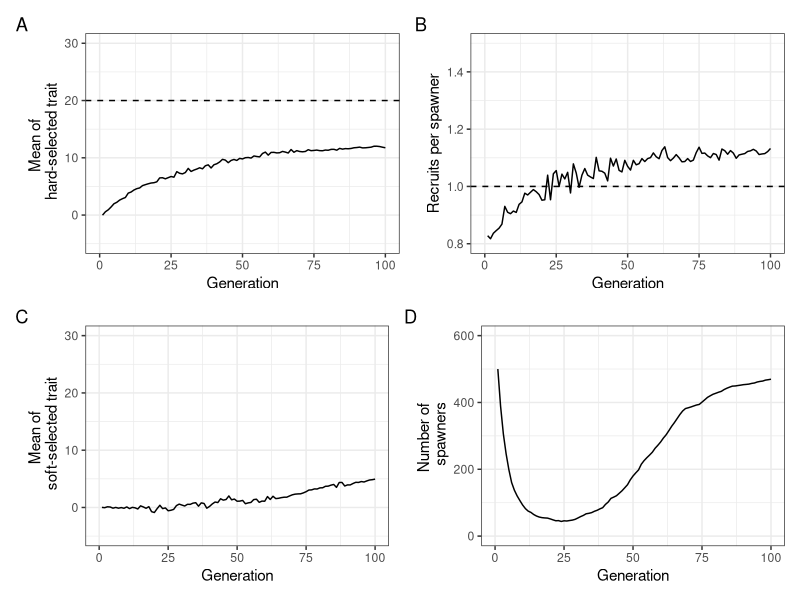

Generate this figure with R:
library(dplyr)
library(forcats)
library(ggplot2)
library(gridExtra)
library(patchwork)

dat<- read.csv("baseline_set2_output.csv", header=T)

# Replace NAs with 0s for the pop size variables (as NA = gone extinct)
dat$N_breeders[dat$N_breeders==0] <- NA
dat$N_recruits[dat$N_recruits==0] <- NA
dat$RpS[dat$RpS==0] <- NA

p1<- ggplot(dat, aes(Generation, Mean_P_soft))+
  stat_summary(geom="ribbon", fun.data=mean_cl_normal, fill="lightgrey")+
  stat_summary(geom="line", fun=mean) +xlim(0,100) + 
  ylim(-5,30)+ 
  #geom_hline(yintercept=0, linetype = "dashed") +
  ylab("Mean of \n soft-selected trait") + theme_bw()

p2<- ggplot(dat, aes(Generation, Mean_P_hard))+
  stat_summary(geom="ribbon", fun.data=mean_cl_normal, fill="lightgrey")+
  stat_summary(geom="line", fun=mean) +xlim(0,100) + 
  ylim(-5,30)+ 
  geom_hline(yintercept=20, linetype = "dashed") +
  ylab("Mean of \n hard-selected trait") + theme_bw()

p3<- ggplot(dat, aes(Generation, RpS))+
  stat_summary(geom="ribbon", fun.data=mean_cl_normal, fill="lightgrey")+
  stat_summary(geom="line", fun=mean) +xlim(0,100) + 
  ylim(0.8,1.5)+ 
  geom_hline(yintercept=1, linetype = "dashed") +
  ylab("Recruits per spawner") + theme_bw()

p4<- ggplot(dat, aes(Generation, N_breeders))+
  stat_summary(geom="ribbon", fun.data=mean_cl_normal, fill="lightgrey")+
  stat_summary(geom="line", fun=mean) +xlim(0,100) + 
  ylim(0,600)+ 
  ylab("Number of \n spawners") + theme_bw()

(p2+p3)/(p1+p4) + plot_layout(guides = "collect") + plot_annotation(tag_levels = 'A') 

# Fraction replicates that went extinct:

# Replace NAs with 0s for the pop size variables (as NA = gone extinct)
dat$N_breeders[is.na(dat$N_breeders)==TRUE] <- 0
dat$N_recruits[is.na(dat$N_recruits)==TRUE] <- 0
dat$RpS[is.na(dat$RpS)==TRUE] <- 0

minN<- tapply(dat$N_recruits, dat$replicate, min, na.rm=T)
length(minN[minN==0])/length(minN)

